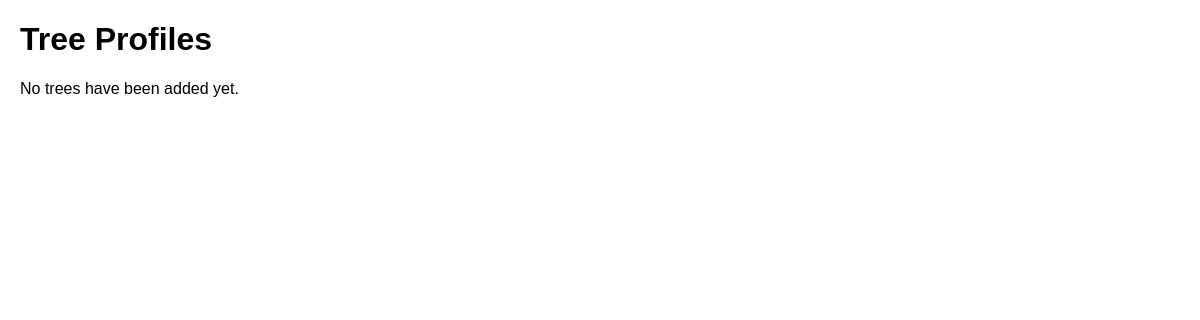
Before: /trees/ with the older database file.
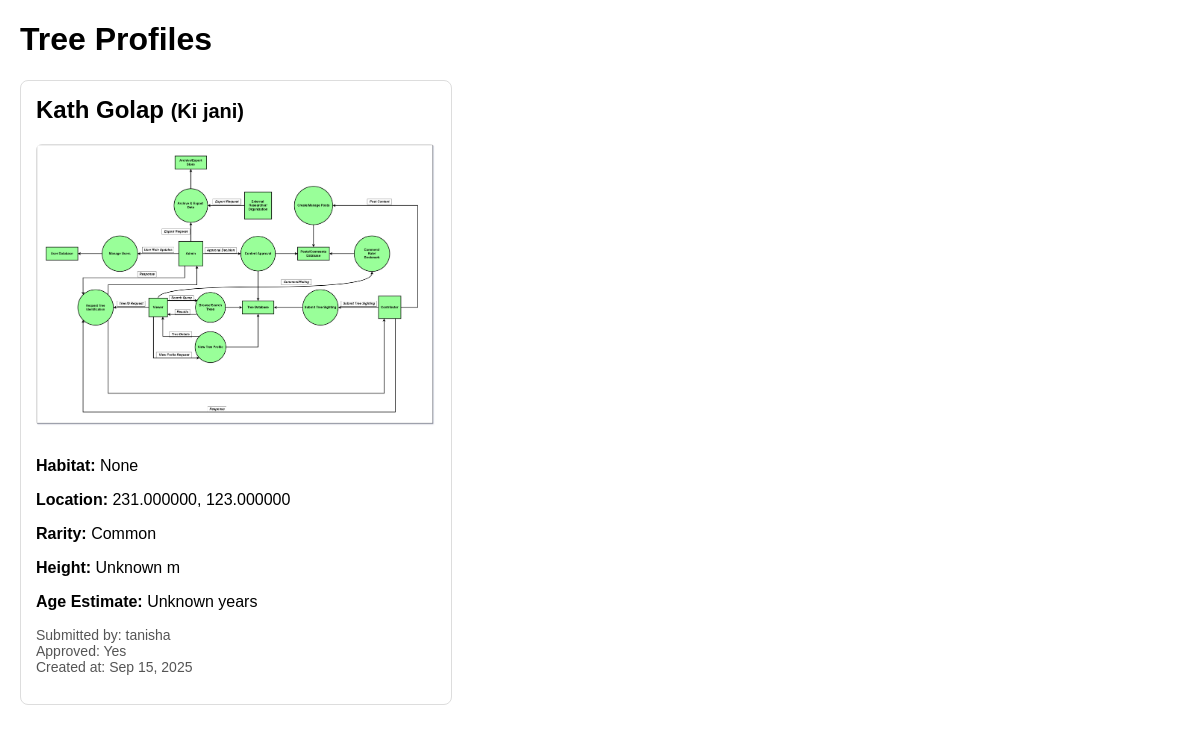
After: the same page with the newer database file.
### TreeApp/models.py (models this page shows, shortened)
class TreeProfile(models.Model):
    street_name = models.CharField(max_length=200)  # common/local name
    scientific_name = models.CharField(max_length=200, blank=True, null=True)
    habitat = models.CharField(max_length=200, blank=True, null=True)
    description = models.TextField(blank=True, null=True)
    latitude = models.DecimalField(max_digits=9, decimal_places=6)   # e.g., 23.810331
    longitude = models.DecimalField(max_digits=9, decimal_places=6)  # e.g., 90.412521
    rarity_status = models.CharField(
        max_length=50,
        blank=True,
        null=True,
        help_text="e.g., Common, Rare, Endangered"
    )
    height_m = models.DecimalField(
        max_digits=5, decimal_places=2,
        blank=True, null=True,
        help_text="Approximate height in meters"
    )
    age_estimate = models.PositiveIntegerField(
        blank=True, null=True,
        help_text="Estimated age in years"
    )
    verified = models.BooleanField(default=False)
    submitted_by = models.ForeignKey(
        settings.AUTH_USER_MODEL,
        on_delete=models.SET_NULL,
        null=True,
        related_name="trees_submitted"
    )
    approved_by = models.ForeignKey(
        settings.AUTH_USER_MODEL,
        on_delete=models.SET_NULL,
        null=True,
        blank=True,
        related_name="trees_approved"
    )
    created_at = models.DateTimeField(auto_now_add=True)
    updated_at = models.DateTimeField(auto_now=True)
    def __str__(self):
        return f"{self.street_name} ({self.scientific_name or 'Unknown'})"

class TreePhoto(models.Model):
    tree = models.ForeignKey(TreeProfile, on_delete=models.CASCADE, related_name="photos")
    image = models.ImageField(upload_to="tree_photos/")
    caption = models.CharField(max_length=255, blank=True, null=True)
    uploaded_at = models.DateTimeField(auto_now_add=True)

### MyApp/models.py (models this page shows, shortened)
class User(AbstractUser):
    ROLE_CHOICES = [
        ('viewer', 'Viewer'),
        ('contributor', 'Contributor'),
        ('admin', 'Admin'),
    ]
    role = models.CharField(max_length=20, choices=ROLE_CHOICES, default='viewer')

### TreeApp/views.py (the view)
# urls.py: path('trees/', treeapp_views.TreeProfiles, name = 'TreeProfiles'),
def TreeProfiles(request):
    TreeProfiles = TreeProfile.objects.all()
    context = {
            'TreeProfiles': TreeProfiles
        }
    print(TreeProfiles)
    return render(request, 'Trees/TreeProfiles.html', context=context)

### templates/Trees/TreeProfiles.html (shortened to what this page needs)
<!DOCTYPE html>
<html lang="en">
<head>
</head>
<body>
    <h1>Tree Profiles</h1>
    {% for tree in TreeProfiles %}
        <div class="tree-card">
            <h2>{{ tree.street_name }}
                {% if tree.scientific_name %}
                    <small>({{ tree.scientific_name }})</small>
                {% endif %}
            </h2>
            {% if tree.photos.all %}
                {% for photo in tree.photos.all %}
                    <img src="{{ photo.image.url }}" alt="Tree Photo" class="tree-photo">
                {% endfor %}
            {% endif %}
            <p><strong>Habitat:</strong> {{ tree.habitat }}</p>
            <p><strong>Location:</strong> {{ tree.latitude }}, {{ tree.longitude }}</p>
            <p><strong>Rarity:</strong> {{ tree.rarity_status|default:"Not specified" }}</p>
            <p><strong>Height:</strong> {{ tree.height_m|default:"Unknown" }} m</p>
            <p><strong>Age Estimate:</strong> {{ tree.age_estimate|default:"Unknown" }} years</p>
            <p class="meta">
                Submitted by: {{ tree.submitted_by.username }} <br>
                Approved: {{ tree.verified|yesno:"Yes,No" }} <br>
                Created at: {{ tree.created_at|date:"M d, Y" }}
            </p>
        </div>
    {% empty %}
        <p>No trees have been added yet.</p>
    {% endfor %}
</body>
</html>

Changed rows visible on the page:
added TreeProfile: street_name "Kath Golap", scientific_name "Ki jani", habitat "None", latitude "231.000000", longitude "123.000000", rarity_status "Common", height_m "Unknown", age_estimate "Unknown", submitted_by.username "tanisha", verified "Yes", created_at "Sep 15, 2025"
added TreePhoto: image (picture)
Other visible differences:
text no longer shown: "No trees have been added yet."
